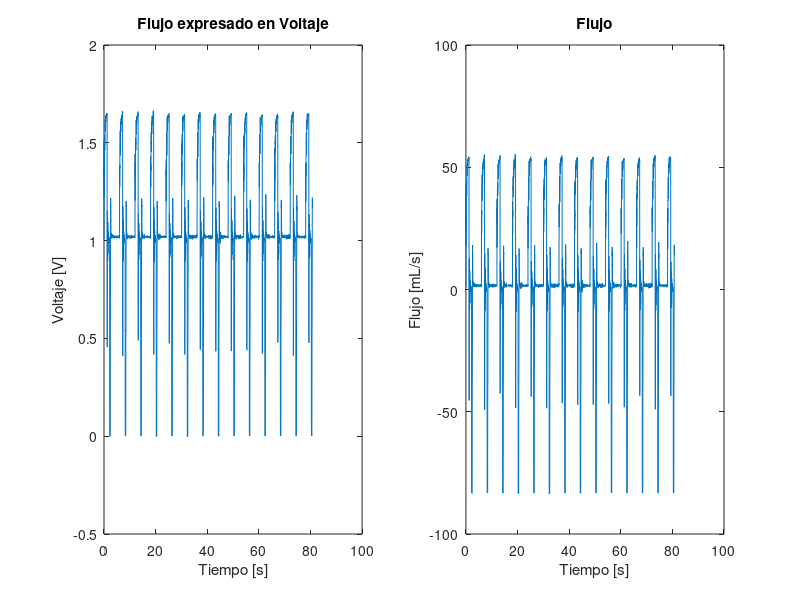
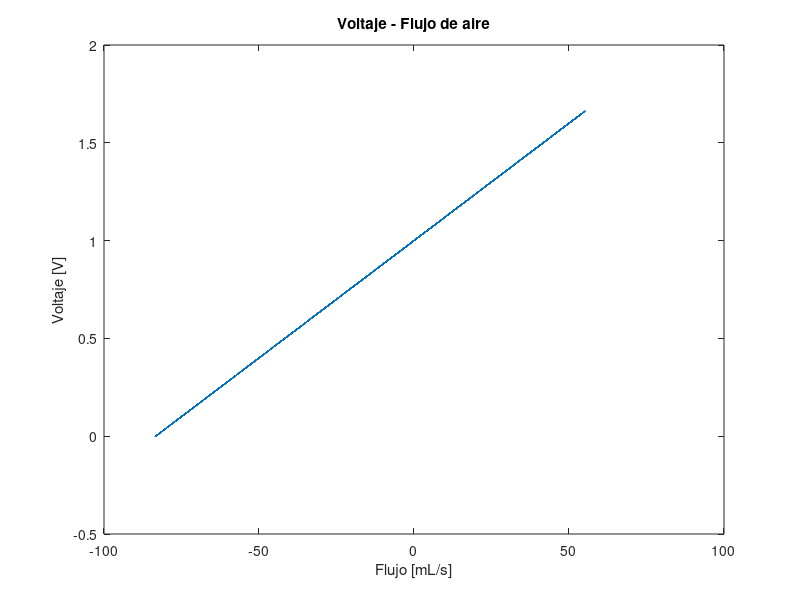

MATLAB code for these plots, in order:
clc, clear, close all;

% Importar los datos
data = load("flujo.txt");

Ts = 0.02;
Fs = 1/Ts;

t = 0 : Ts : length(data)/Fs - Ts;

% Relación entre voltaje y flujo (mediante la hoja de datos del ventilador)
% Para este proceso el ventilador cuenta con una curva lineal (recta) para
% encontrar las equivalencias
disp(length(t));
disp(length(data));


flujo(1) = 0;
for i = 1 : length(data)
    flujo(i) = 5*(data(i) - 1)*1000/60;
end

% Obtención del volumen
volumen = trapz(t(1:62), flujo(1:62));
disp(volumen);

figure;
subplot(1, 2, 1);
plot(t, data);
title("Flujo expresado en Voltaje");
xlabel("Tiempo [s]");
ylabel("Voltaje [V]");

subplot(1, 2, 2);
plot(t, flujo);
title("Flujo");
xlabel("Tiempo [s]"),
ylabel("Flujo [mL/s]");


figure
plot(flujo, data);
title("Voltaje - Flujo de aire");
xlabel("Flujo [mL/s]");
ylabel("Voltaje [V]");
